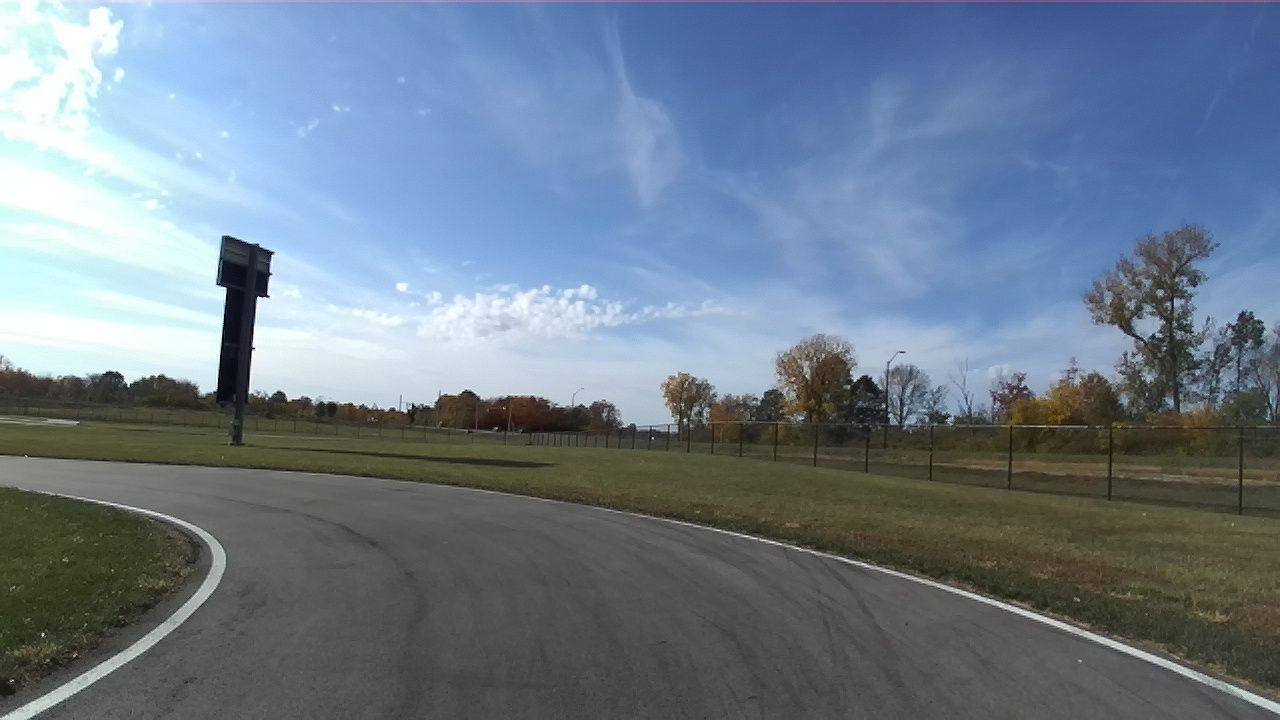
#> input picture imgs/img_0.jpg, 1280 x 720 px
$ python -i process.py   (imports and definitions only)   (older library calls are emulated)
#> lines starting #> are read from the running program, lines starting #| are printed output that depends on the picture
import numpy as np
import cv2
from math import factorial

class Process():
    def __init__(self):
        pass

    # [109 lines left out: functions get_bezier_curve, plot_bezier, get_bezier, normalize_path_length, comb, run and 1 more, not called in this run]

    def track(self, img):
        kernel5 = np.ones((5,5),np.uint8)
        kernel3 = np.ones((3,3),np.uint8)
        # erode = cv2.erode(img, kernel5, iterations = 5)
        # img = cv2.dilate(erode, kernel5, iterations = 5)

        img = cv2.morphologyEx(img, cv2.MORPH_OPEN, kernel5, iterations = 5)
        img = cv2.morphologyEx(img, cv2.MORPH_CLOSE, kernel5, iterations = 2)
        #img = cv2.GaussianBlur(img, (5, 5), 0)


        contours = cv2.findContours(img, cv2.RETR_EXTERNAL, cv2.CHAIN_APPROX_NONE)[0]

        if len(contours) == 0:
            print("No contours found")

        # Select the largest contour
        c = max(contours, key = cv2.contourArea)

        # Draw the largest contour
        x,y,w,h = cv2.boundingRect(c)
        rect = np.intp(cv2.boxPoints(cv2.minAreaRect(c)))
        mask = np.zeros_like(img)
        cv2.drawContours(mask, [rect], -1, (255), -1)
        cv2.imshow("mask", mask)
        img = cv2.bitwise_and(img, mask)


        mask = cv2.morphologyEx(img, cv2.MORPH_OPEN, kernel5, iterations = 15)
        mask = cv2.morphologyEx(mask, cv2.MORPH_CLOSE, kernel5, iterations = 2)
        mask = cv2.morphologyEx(mask, cv2.MORPH_DILATE, kernel3, iterations = 2)

        img = cv2.bitwise_and(img, mask)


        inverse = cv2.bitwise_not(img)
        sobelLeft = cv2.Sobel(img, cv2.CV_8UC1, 1, 0, ksize=3)
        sobelRight = cv2.Sobel(inverse, cv2.CV_8UC1, 1, 0, ksize=3)

        leftCurve = self.get_bezier_curve(sobelLeft)
        rightCurve = self.get_bezier_curve(sobelRight)

        mid = (leftCurve + rightCurve) / 2

        print(mid)

        curveImage = np.zeros_like(img)
        cv2.polylines(curveImage, [np.int32(mid)], isClosed=False, color=(255), thickness=2)


        return cv2.bitwise_or(sobelLeft, sobelRight)

>>> import cv2
>>> picture = cv2.imread('../imgs/img_0.jpg')
#> picture is the input picture: shape (720, 1280, 3); mean B, G, R 140.1, 125.1, 110.2
>>> result = Process().track(picture)
#> in track, `img = cv2.morphologyEx(img, cv2.MORPH_OPEN, kernel5, iterations = 5)`:
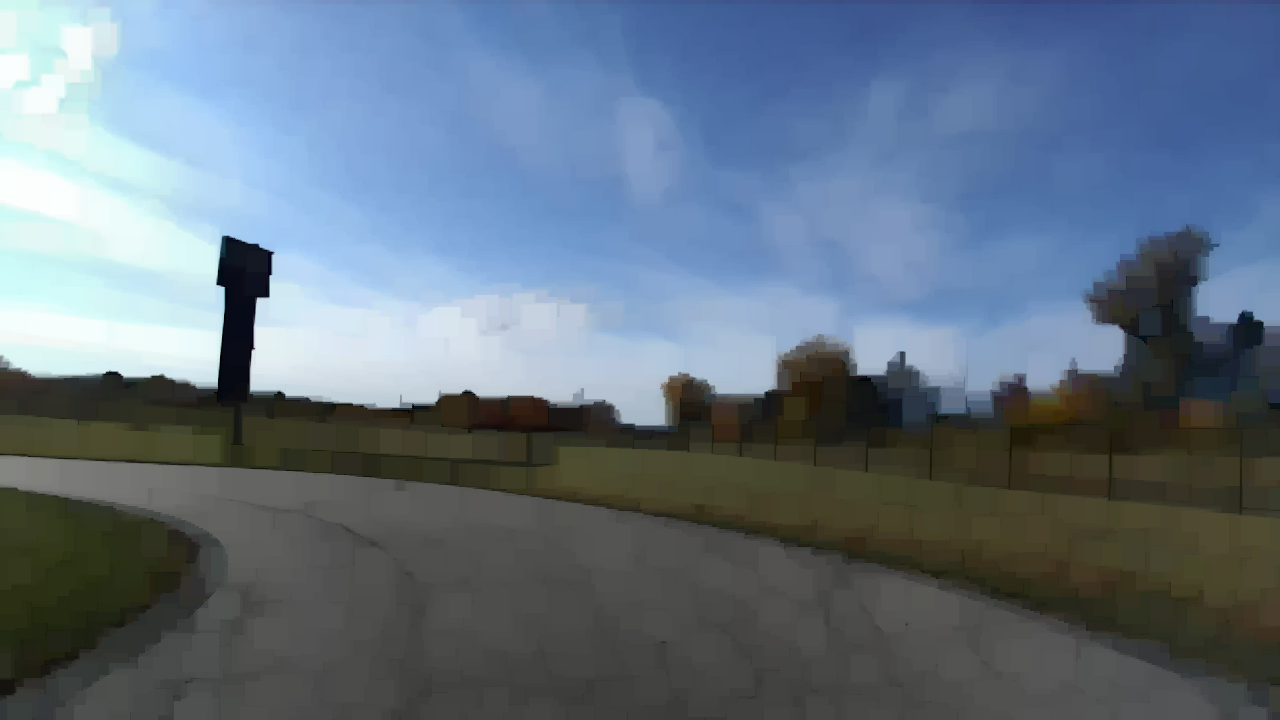
#> img: shape (720, 1280, 3); mean of channels 0, 1, 2 129.3, 114.1, 98.9; drawn as B, G, R
#> (the run stopped early here; a loop or call above may not have finished)

$ run again, on imgs/img_10.jpg
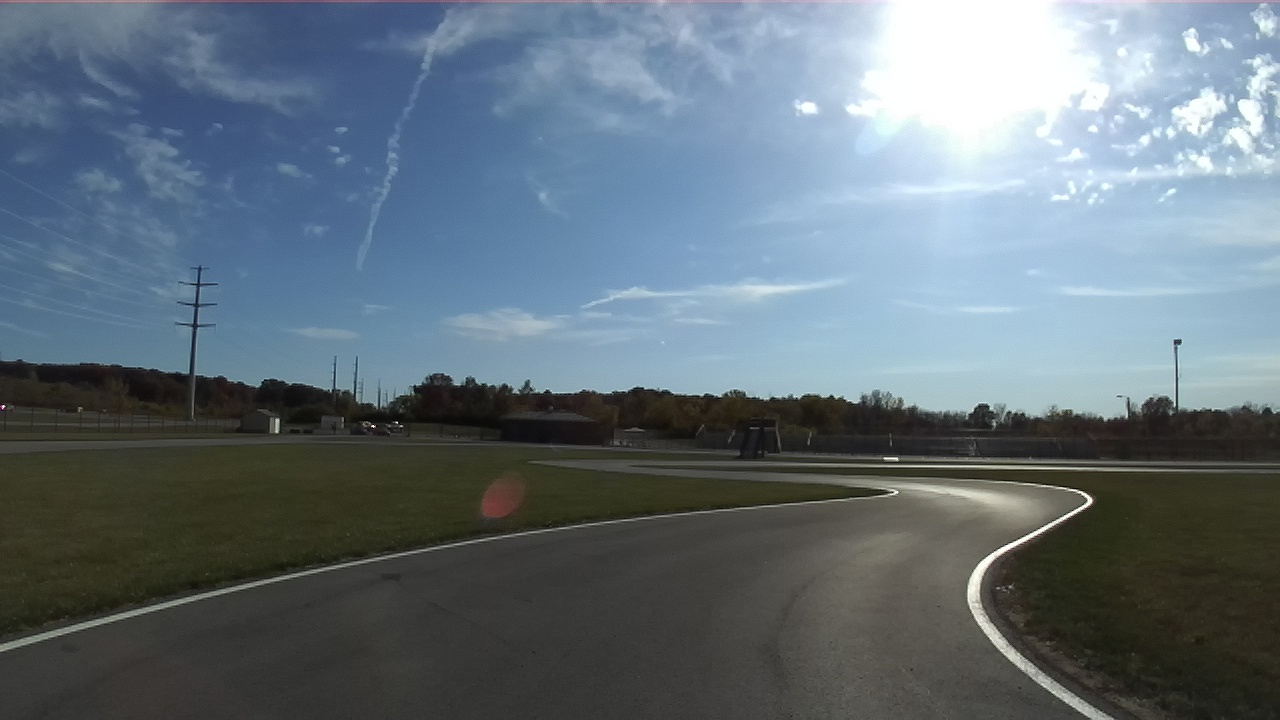
#> input picture imgs/img_10.jpg, 1280 x 720 px
#> picture is the input picture: shape (720, 1280, 3); mean B, G, R 123.1, 113.6, 100
#> in track, `img = cv2.morphologyEx(img, cv2.MORPH_OPEN, kernel5, iterations = 5)`:
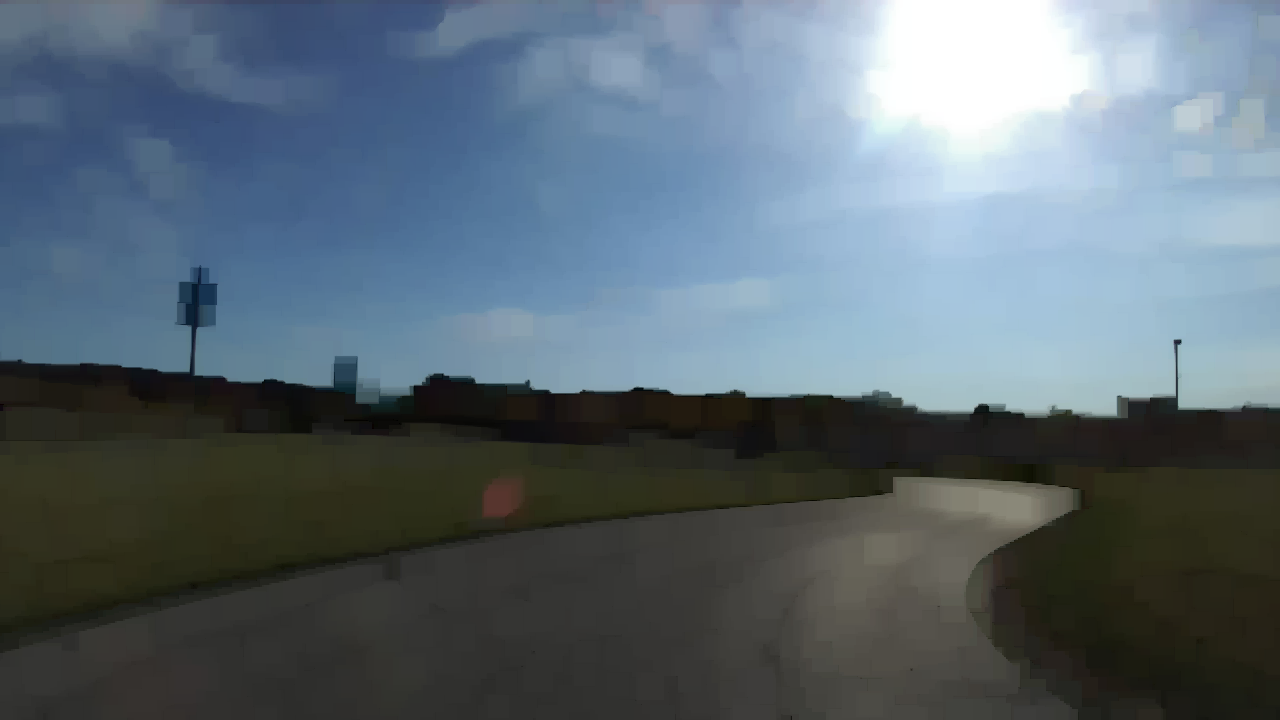
#> img: shape (720, 1280, 3); mean of channels 0, 1, 2 114.5, 105, 91.2; drawn as B, G, R

$ run again, on imgs/img_100.jpg
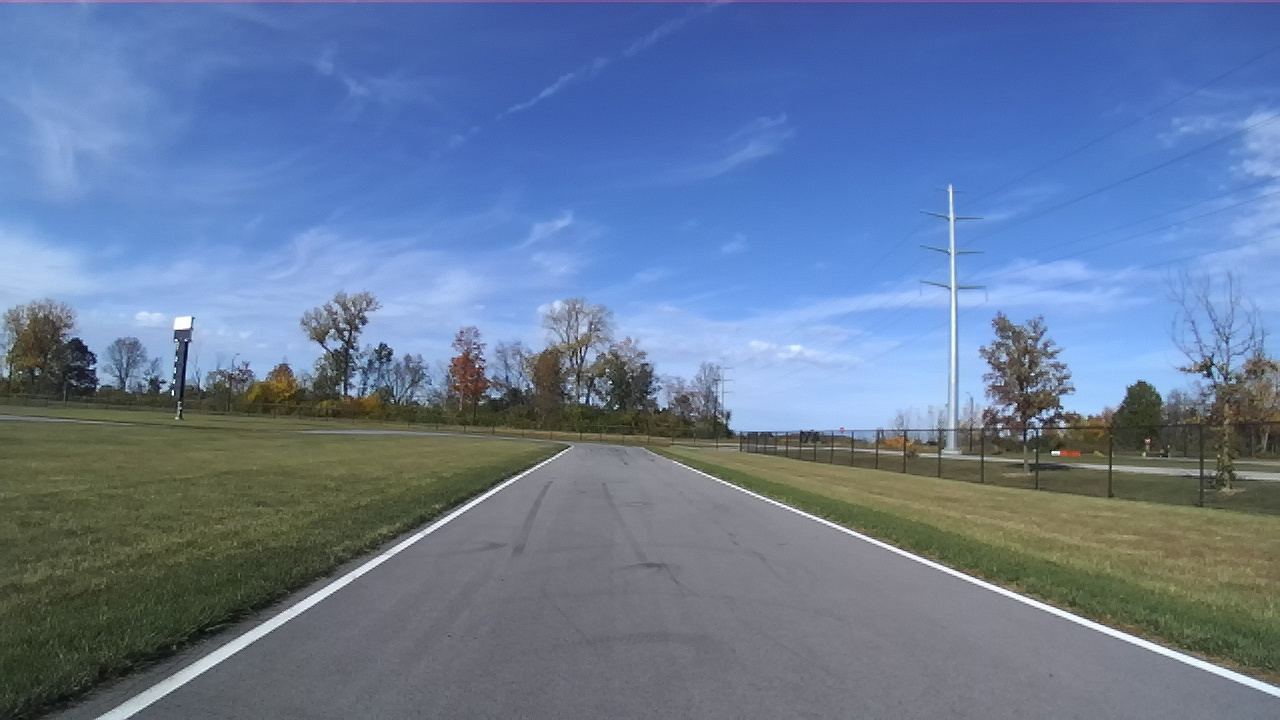
#> input picture imgs/img_100.jpg, 1280 x 720 px
#> picture is the input picture: shape (720, 1280, 3); mean B, G, R 153.2, 122.2, 102.1
#> in track, `img = cv2.morphologyEx(img, cv2.MORPH_OPEN, kernel5, iterations = 5)`:
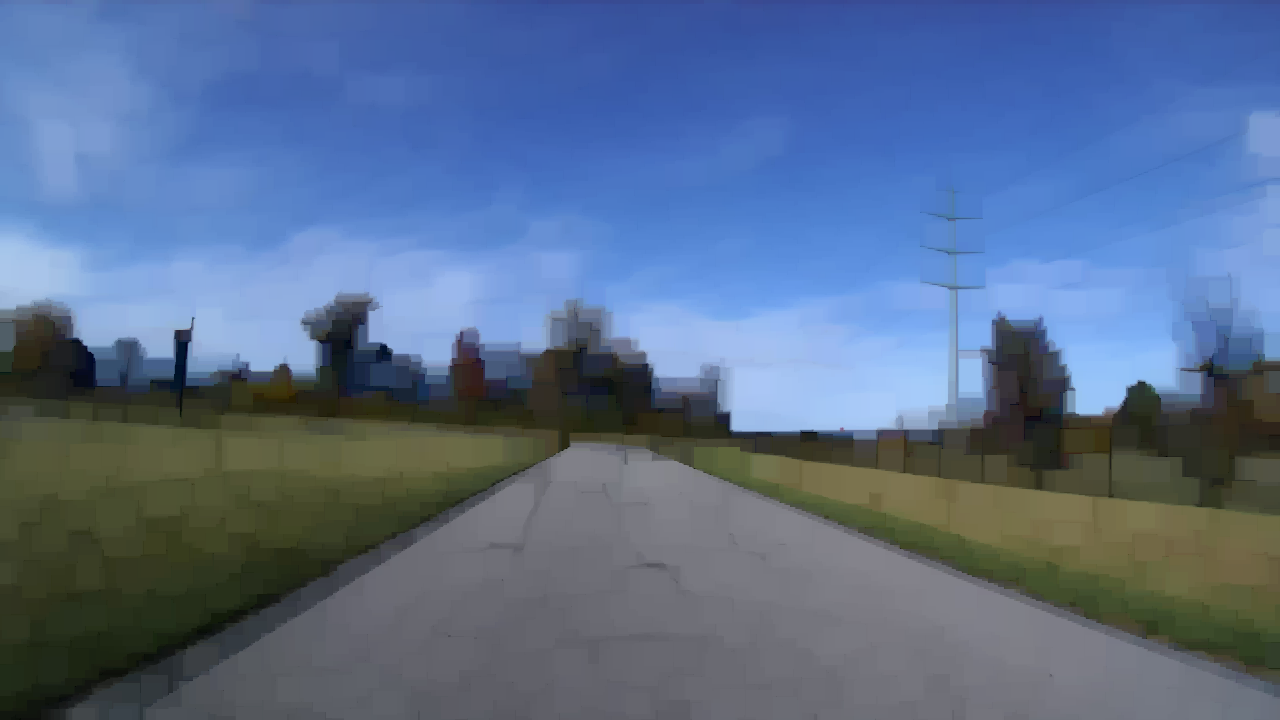
#> img: shape (720, 1280, 3); mean of channels 0, 1, 2 140.4, 109.3, 89; drawn as B, G, R
